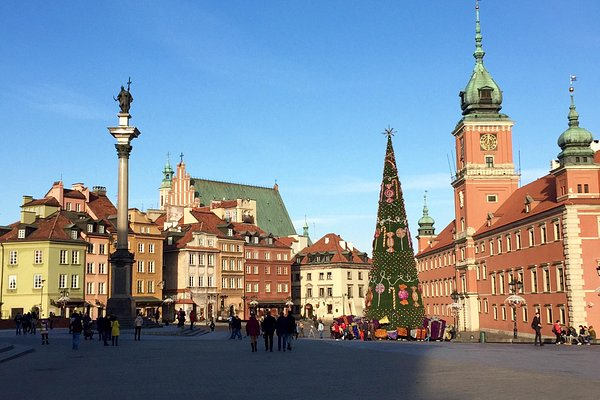
#> input picture c_03/warsaw.jpg, 600 x 400 px
$ python '02 Canny Edge Detection.py'
#> lines starting #> are read from the running program, lines starting #| are printed output that depends on the picture; after the words box and inside, x2 and y2 are one past the last pixel; in counts of white or black regions, pixels touching at a corner belong together

import numpy as np
import cv2 as cv
import sys
from matplotlib import pyplot as plt

#import image
img = cv.imread('warsaw.jpg', cv.IMREAD_GRAYSCALE)
#> img: shape (400, 600); min 0, max 255, mean 136.2
if img is None:
    sys.exit("Could not read the image.")

#https://en.wikipedia.org/wiki/Canny_edge_detector
edges = cv.Canny(img, threshold1 = 100, threshold2 = 200, apertureSize = 3)#The aperture size defines the dimensions of the kernel used for convolution
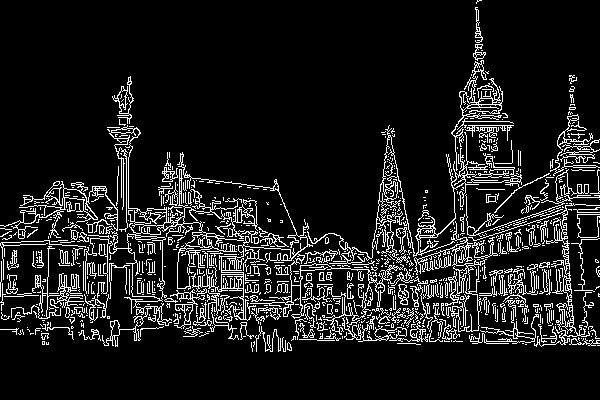
#> edges: shape (400, 600); 11% white in thin lines or dots, all inside (x1, y1, x2, y2) = (0, 0, 600, 352)

plt.subplot(1,2,1),plt.imshow(img,cmap = 'gray')
plt.title('Original Image'), plt.xticks([]), plt.yticks([])
plt.subplot(1,2,2),plt.imshow(edges,cmap = 'gray')
plt.title('Edge Image'), plt.xticks([]), plt.yticks([])
plt.show()
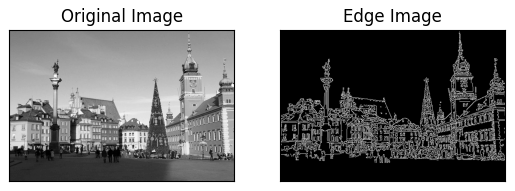
#> figure drawn by matplotlib, 2 panels


"""
TASKS:

- change parameters:
threshold1 (first threshold for the hysteresis procedure),
and threshold2 (second threshold for the hysteresis procedure).
note : apertureSize is aperture size for the Sobel operator (3, 5 or 7).

edges_v1 = cv.Canny(img, threshold1 = 100, threshold2 = 200)
edges_v2 = cv.Canny(img, threshold1 = 100, threshold2 = 300)
edges_v3 = cv.Canny(img, threshold1 = 200, threshold2 = 400)
edges_v4 = cv.Canny(img, threshold1 = 200, threshold2 = 600)
plt.subplot(2,2,1),plt.imshow(edges_v1,cmap = 'gray')
plt.title('edges_v1'), plt.xticks([]), plt.yticks([])
plt.subplot(2,2,2),plt.imshow(edges_v2,cmap = 'gray')
plt.title('edges_v2'), plt.xticks([]), plt.yticks([])
plt.subplot(2,2,3),plt.imshow(edges_v3,cmap = 'gray')
plt.title('edges_v3'), plt.xticks([]), plt.yticks([])
plt.subplot(2,2,4),plt.imshow(edges_v4,cmap = 'gray')
plt.title('edges_v4'), plt.xticks([]), plt.yticks([])
plt.show()
"""
edges_v1 = cv.Canny(img, threshold1=100, threshold2=200)
edges_v2 = cv.Canny(img, threshold1=100, threshold2=300)
#> edges_v2: shape (400, 600); 10.4% white in thin lines or dots, all inside (x1, y1, x2, y2) = (0, 7, 600, 352)
edges_v3 = cv.Canny(img, threshold1=200, threshold2=400)
#> edges_v3: shape (400, 600); 8.4% white in thin lines or dots, all inside (x1, y1, x2, y2) = (0, 7, 600, 351)
edges_v4 = cv.Canny(img, threshold1=200, threshold2=600)
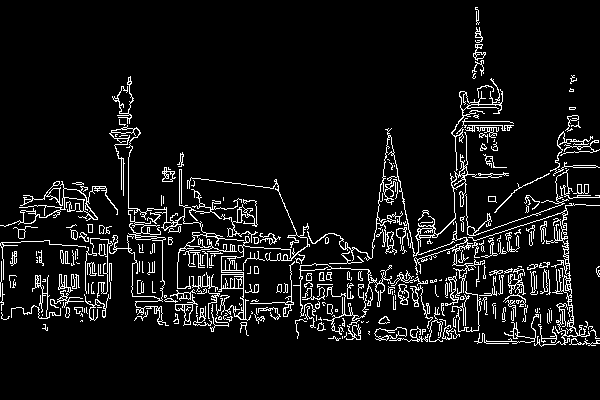
#> edges_v4: shape (400, 600); 7.4% white in thin lines or dots, all inside (x1, y1, x2, y2) = (0, 7, 600, 347)

plt.figure(figsize=(8,8))

plt.subplot(2,2,1)
plt.imshow(edges_v1, cmap='gray')
plt.title('100 / 200')
plt.xticks([]); plt.yticks([])

plt.subplot(2,2,2)
plt.imshow(edges_v2, cmap='gray')
plt.title('100 / 300')
plt.xticks([]); plt.yticks([])

plt.subplot(2,2,3)
plt.imshow(edges_v3, cmap='gray')
plt.title('200 / 400')
plt.xticks([]); plt.yticks([])

plt.subplot(2,2,4)
plt.imshow(edges_v4, cmap='gray')
plt.title('200 / 600')
plt.xticks([]); plt.yticks([])

plt.show()

#change aperture size

edges3 = cv.Canny(img, 100, 200, apertureSize=3)
edges5 = cv.Canny(img, 100, 200, apertureSize=5)
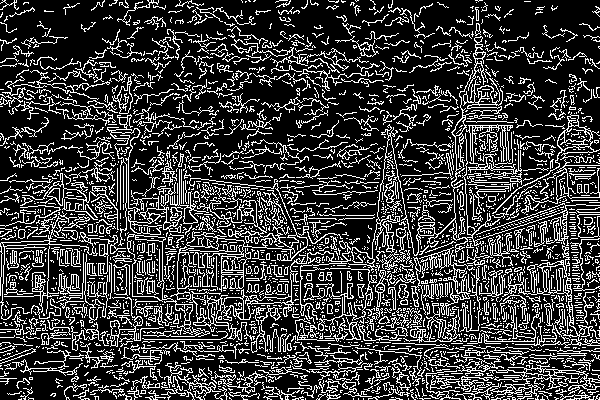
#> edges5: shape (400, 600); 23.5% white in thin lines or dots
edges7 = cv.Canny(img, 100, 200, apertureSize=7)
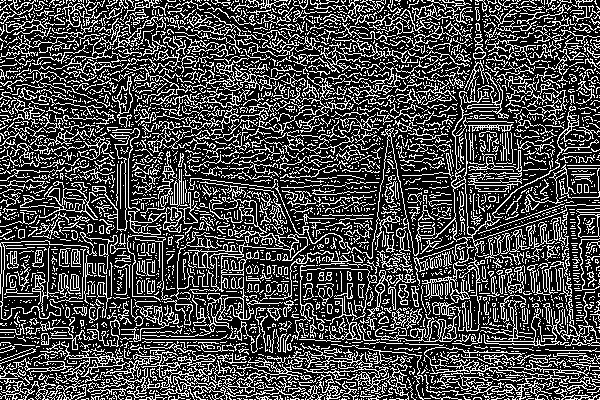
#> edges7: shape (400, 600); 28.4% white in thin lines or dots

plt.figure(figsize=(10,4))

plt.subplot(1,3,1)
plt.imshow(edges3, cmap='gray')
plt.title('aperture=3')

plt.subplot(1,3,2)
plt.imshow(edges5, cmap='gray')
plt.title('aperture=5')

plt.subplot(1,3,3)
plt.imshow(edges7, cmap='gray')
plt.title('aperture=7')

for i in range(1,4):
    plt.subplot(1,3,i)
    plt.xticks([]); plt.yticks([])

plt.show()


"""
- Smooth image with a Gaussian filter

src = cv.GaussianBlur(img, (7,7),0)
# https://docs.opencv.org/4.x/d4/d86/group__imgproc__filter.html#gaabe8c836e97159a9193fb0b11ac52cf1
edges_v1_src = cv.Canny(src, threshold1 = 100, threshold2 = 200)
edges_v1_img = cv.Canny(img, threshold1 = 100, threshold2 = 200)
plt.subplot(2,2,1),plt.imshow(img,cmap = 'gray')
plt.title('img'), plt.xticks([]), plt.yticks([])
plt.subplot(2,2,2),plt.imshow(src,cmap = 'gray')
plt.title('src'), plt.xticks([]), plt.yticks([])
plt.subplot(2,2,3),plt.imshow(edges_v1_img,cmap = 'gray')
plt.title('edges_v1_img'), plt.xticks([]), plt.yticks([])
plt.subplot(2,2,4),plt.imshow(edges_v1_src,cmap = 'gray')
plt.title('edges_v1_src'), plt.xticks([]), plt.yticks([])
plt.show()

"""
src = cv.GaussianBlur(img, (7,7), 0)
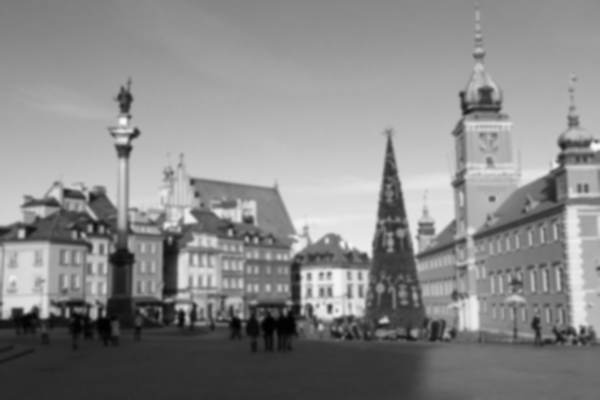
#> src: shape (400, 600); min 1, max 251, mean 136.2

edges_img = cv.Canny(img, 100, 200)
edges_src = cv.Canny(src, 100, 200)
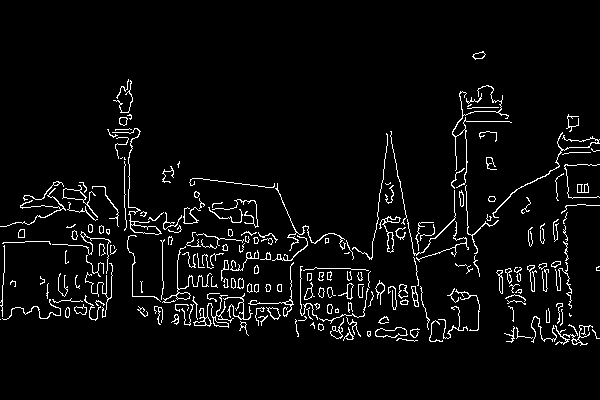
#> edges_src: shape (400, 600); 4.5% white in thin lines or dots, all inside (x1, y1, x2, y2) = (0, 51, 600, 346)

plt.figure(figsize=(8,8))

plt.subplot(2,2,1)
plt.imshow(img, cmap='gray')
plt.title('Original')
plt.xticks([]); plt.yticks([])

plt.subplot(2,2,2)
plt.imshow(src, cmap='gray')
plt.title('Gaussian Blur')
plt.xticks([]); plt.yticks([])

plt.subplot(2,2,3)
plt.imshow(edges_img, cmap='gray')
plt.title('Edges (no blur)')
plt.xticks([]); plt.yticks([])

plt.subplot(2,2,4)
plt.imshow(edges_src, cmap='gray')
plt.title('Edges (blur)')
plt.xticks([]); plt.yticks([])

plt.show()

$ run again, with c_03/circles.jpg copied over c_03/warsaw.jpg
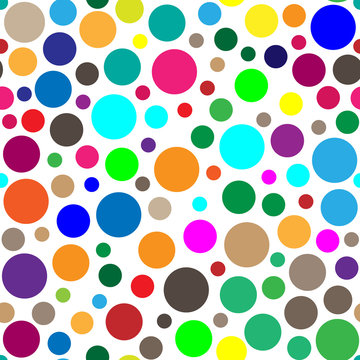
#> input picture c_03/circles.jpg, 360 x 360 px
#> `edges = cv.Canny(img, threshold1 = 100, threshold2 = 200, apertureSize..`:
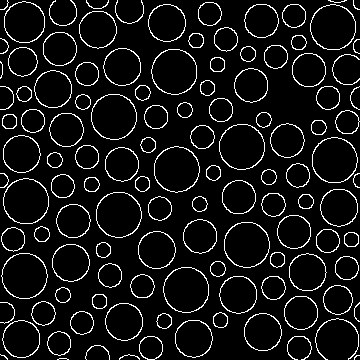
#> edges: shape (360, 360); 7.9% white in thin lines or dots
#> edges_v2: shape (360, 360); 7.8% white in thin lines or dots
#> edges_v3: shape (360, 360); 7.7% white in thin lines or dots
#> edges_v4: shape (360, 360); 6% white in thin lines or dots
#> edges5: shape (360, 360); 9.4% white in thin lines or dots
#> edges7: shape (360, 360); 15.2% white in thin lines or dots
#> `edges_src = cv.Canny(src, 100, 200)`:
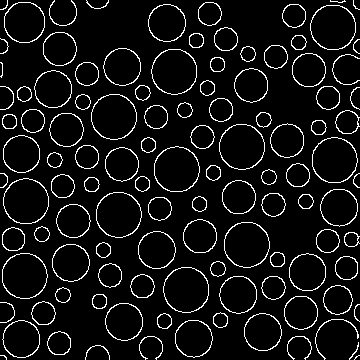
#> edges_src: shape (360, 360); 7.4% white in thin lines or dots

$ run again, with c_03/eyes.jpg copied over c_03/warsaw.jpg
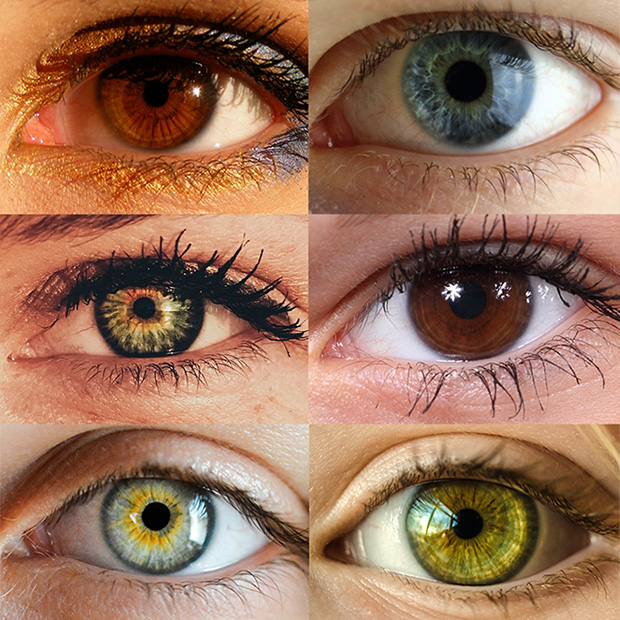
#> input picture c_03/eyes.jpg, 620 x 620 px
#> `edges = cv.Canny(img, threshold1 = 100, threshold2 = 200, apertureSize..`:
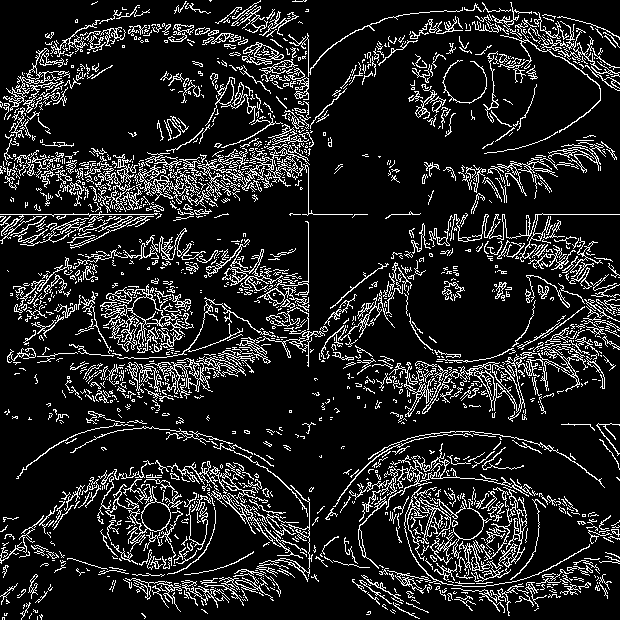
#> edges: shape (620, 620); 13.6% white in thin lines or dots
#> edges_v2: shape (620, 620); 11.2% white in thin lines or dots
#> edges_v3: shape (620, 620); 5.3% white in thin lines or dots
#> edges_v4: shape (620, 620); 3.4% white in thin lines or dots
#> edges5: shape (620, 620); 31.6% white in thin lines or dots
#> edges7: shape (620, 620); 28.9% white in thin lines or dots
#> `edges_src = cv.Canny(src, 100, 200)`:
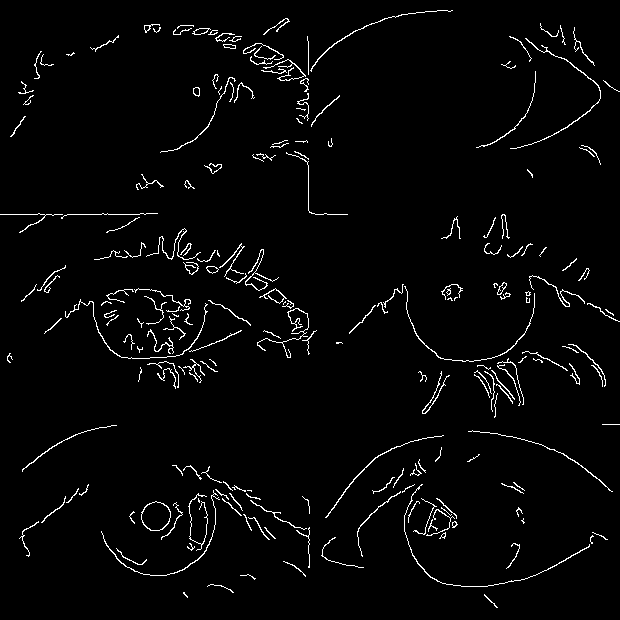
#> edges_src: shape (620, 620); 2.7% white in thin lines or dots

$ run again, with c_03/sudoku.jpg copied over c_03/warsaw.jpg
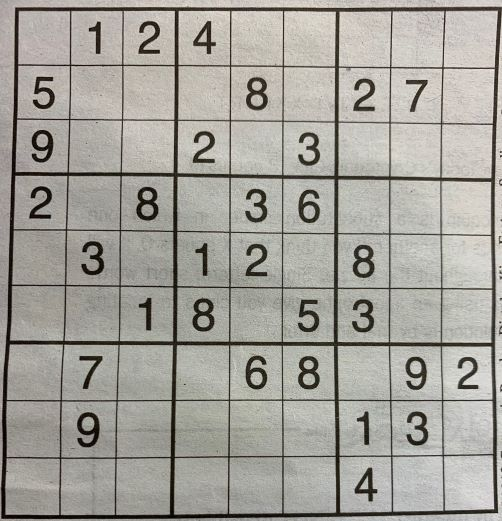
#> input picture c_03/sudoku.jpg, 502 x 521 px
#> edges: shape (521, 502); 9.3% white in thin lines or dots
#> edges_v2: shape (521, 502); 9.2% white in thin lines or dots
#> edges_v3: shape (521, 502); 9.2% white in thin lines or dots
#> edges_v4: shape (521, 502); 9.1% white in thin lines or dots
#> edges5: shape (521, 502); 32.4% white in thin lines or dots
#> edges7: shape (521, 502); 29.3% white in thin lines or dots
#> `edges_src = cv.Canny(src, 100, 200)`:
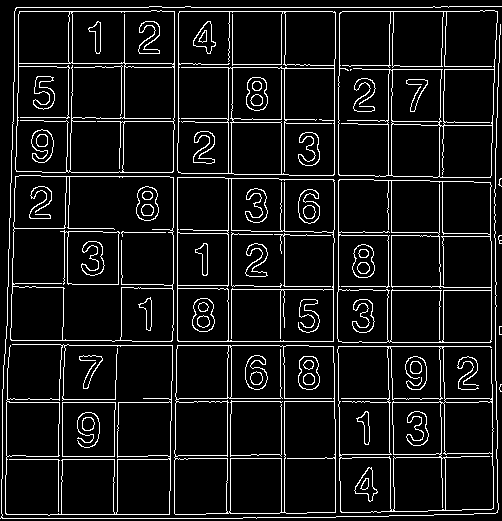
#> edges_src: shape (521, 502); 8.9% white in thin lines or dots
